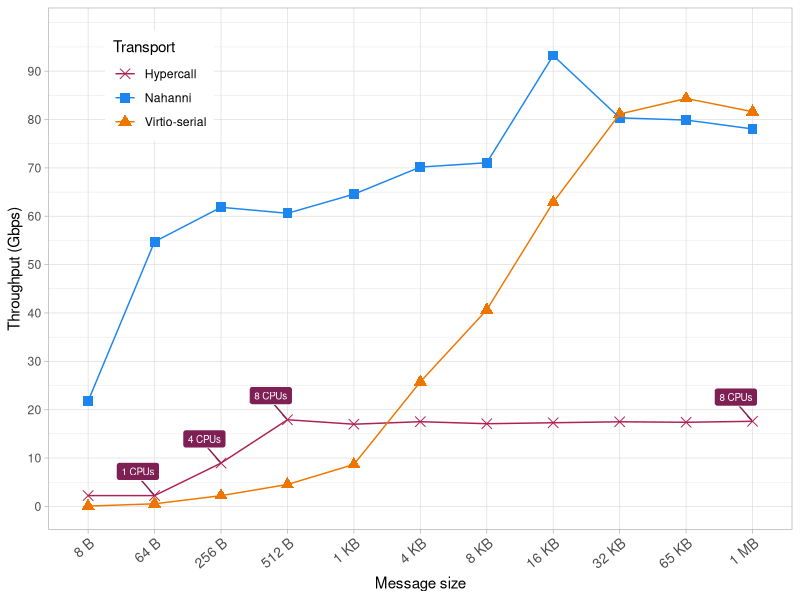
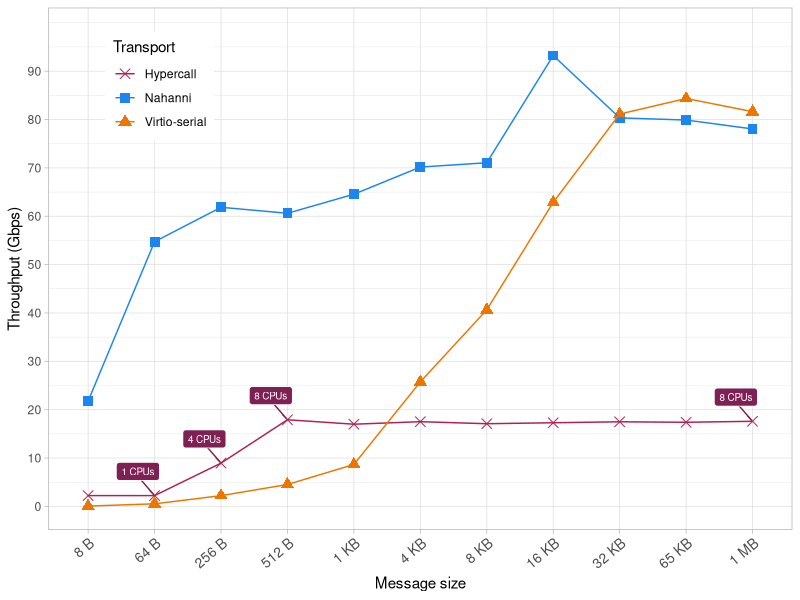

Write R code to recreate these figures, in order.
#!/usr/bin/env Rscript
library(ggplot2)
library(ggrepel)
library(plyr)

data1 <- read.table("./interVM-benchmark/data-hypercall.csv", header=T, sep=",")
data2 <- read.table("./interVM-benchmark/data-virtio.csv", header=T, sep=",")
data3 <- read.table("./interVM-benchmark/data-nahanni.csv", header=T, sep=",")
data4 <- read.table("./interVM-benchmark/data-nahanni-warmup.csv", header=T, sep=",")


colors <- c( "#af2054", "dodgerblue2", "darkorange2", "#3faf1f")
data1$transport <- 'Hypercall'
data2$transport <- 'Virtio-serial'
data3$transport <- 'Nahanni'
data4$transport <- 'Nahanni with warmup'

data <- rbind(data2, data3)
data$CPU <- 1
data$show_cpu <- FALSE
data <- rbind(data1, data)

data <- ddply(data, .(buffer_size, transport),
              transform,
              median = round(median(througthput), 2),
              mean = round(mean(througthput), 2)
)

unique_data <- unique(data[c("buffer_size", "transport", "median", "mean", "CPU","show_cpu")])

unique_data <- subset(unique_data, buffer_size < 4096000)
unique_data$througthput <- unique_data$mean
unique_data$buffer_size_label <- as.character(round(unique_data$buffer_size,4))

unique_data$label <- paste(unique_data$CPU,"CPUs")
unique_data$label[unique_data$show_cpu == FALSE] <- ''

for(i in 1:nrow(unique_data)) {
  row <- unique_data[i,]
  if(row$buffer_size < 1000)
  {
    unique_data[i,]$buffer_size_label <- paste(row$buffer_size,'B', sep=' ')
  }else if(row$buffer_size < 1000000){
    size = floor(row$buffer_size/1000)
    unique_data[i,]$buffer_size_label <- paste(size,'KB', sep=' ')
  }else if(row$buffer_size < 1000000000){
    size = floor(row$buffer_size/1000000)
    unique_data[i,]$buffer_size_label <- paste(size,'MB', sep=' ')
  }
}

p <- ggplot(unique_data, aes(x=reorder(buffer_size_label, buffer_size), y=througthput, group=transport)) +
  scale_y_continuous(breaks = seq(0, max(unique_data$througthput), 10)) +
  geom_point(aes(shape=transport, color=transport), size=3) +
  geom_line(aes(color=transport)) +
  geom_label_repel(aes(y=througthput, label=label),
                   size = 2.5, segment.size = 0.5, colour="white", segment.color="#7f2054",  fill = "#7f2054",
                   min.segment.length = unit(0, "lines"), nudge_x = -0.25, nudge_y = 5
  ) +
  scale_color_manual(values = colors, name = "Transport") +
  scale_shape_manual(values=c(4, 15, 17,16), name = "Transport")+
  # geom_hline(yintercept = c(2.24), linetype="dotted") +
  labs(x ="Message size", y ="Throughput (Gbps)") +
  
  theme_light()+
  theme(
    # legend.position="none",
    legend.position=c(.15,.85),
    axis.text.x = element_text(angle = 40, hjust = 1, vjust=1, size = 10)
    # axis.text.y = element_text(size=12),
    # axis.text.x = element_text(size=12)
    # axis.text.y = element_blank()
  )

pdf(file="./plots/shared-transport-comparison.pdf", width=5.3, height=4.8)
plot(p)
dev.off()
plot(p)
